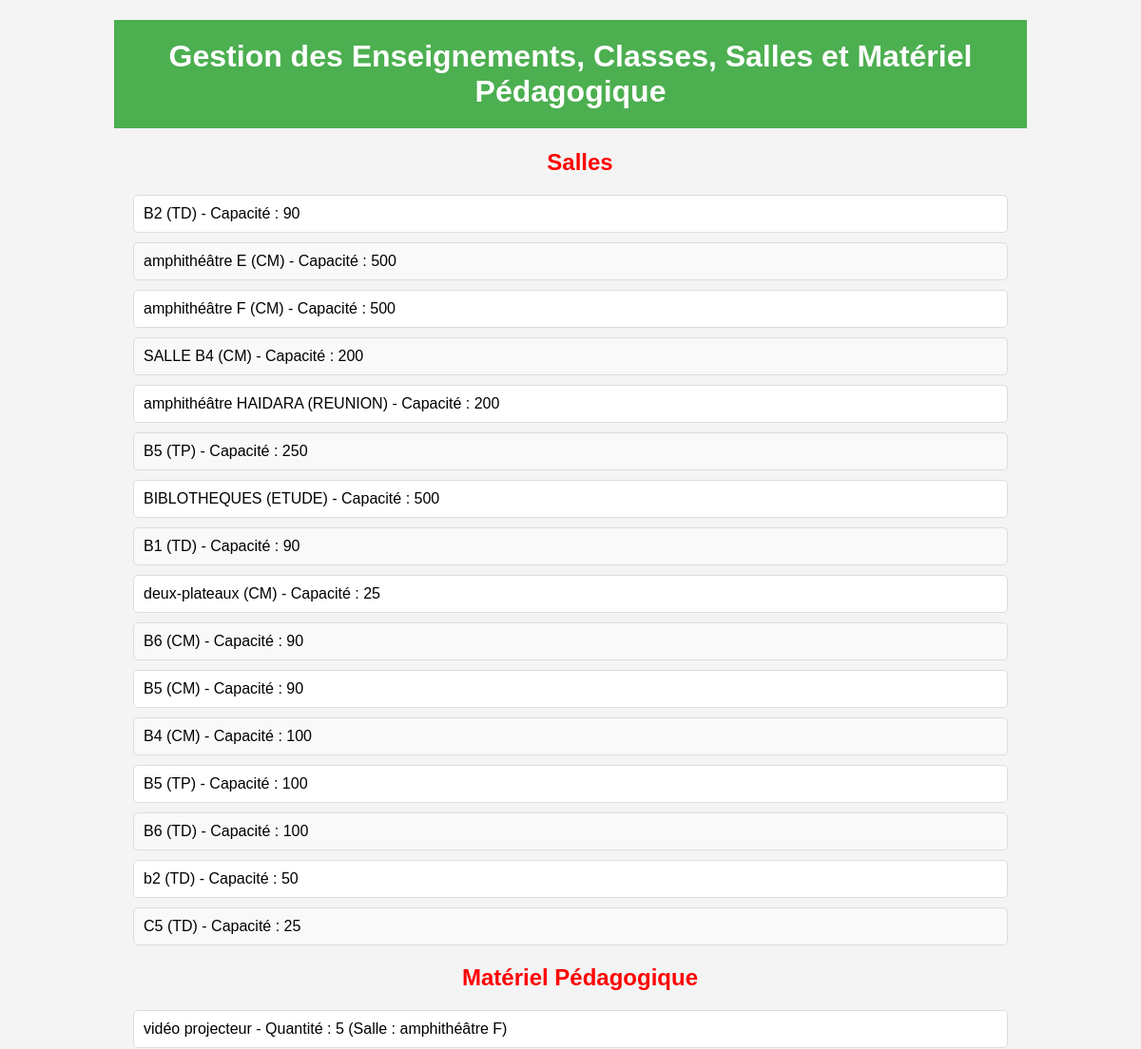
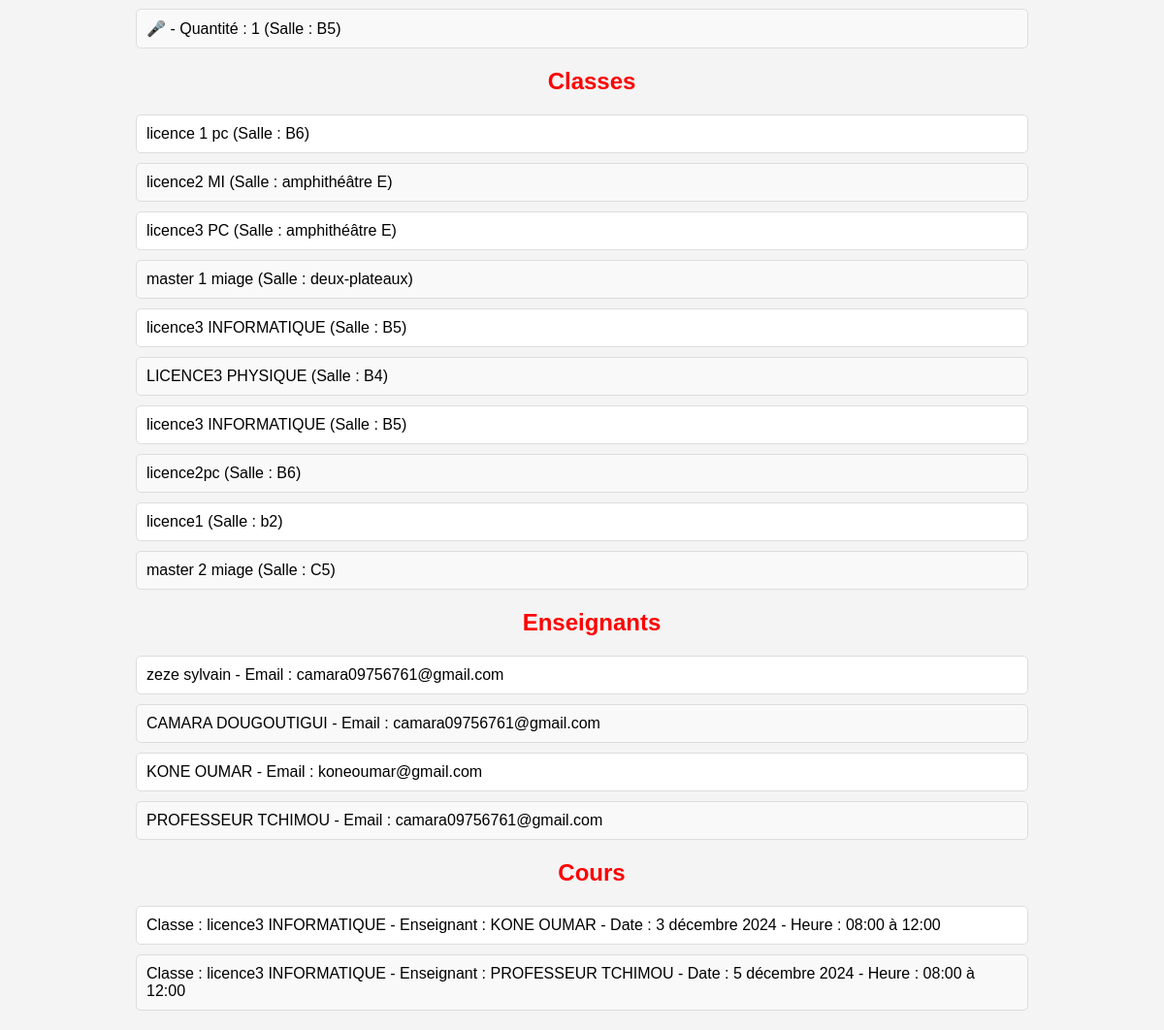
The page / on the database its author committed (2 pictures, top to bottom).
### gestion/models.py (models this page shows)
class Salle(models.Model):
    nom = models.CharField(max_length=100)
    type_salle = models.CharField(max_length=50, choices=[
        ('CM', 'Cours Magistral'),
        ('TD', 'Travaux Dirigés'),
        ('TP', 'Travaux Pratiques'),
        ('REUNION', 'Réunion'),
        ('ETUDE', 'Étude'),
    ])
    capacite = models.IntegerField()

class MaterielPedagogique(models.Model):
    nom = models.CharField(max_length=100)
    quantite = models.IntegerField()
    salle = models.ForeignKey(Salle, on_delete=models.CASCADE)

class Classe(models.Model):
    nom = models.CharField(max_length=100)
    salle = models.ForeignKey(Salle, on_delete=models.CASCADE)

class Enseignant(models.Model):
    nom = models.CharField(max_length=100)
    prenom = models.CharField(max_length=100)
    email = models.EmailField()

class Cours(models.Model):
    classe = models.ForeignKey(Classe, on_delete=models.CASCADE)
    enseignant = models.ForeignKey(Enseignant, on_delete=models.CASCADE)
    date = models.DateField()
    heure_debut = models.TimeField()
    heure_fin = models.TimeField()

### gestion/views.py (the view)
# urls.py: path('', views.index, name='index'),  # Assurez-vous que 'index' est bien défini dans vos vues
def index(request):
    salles = Salle.objects.all()
    materiels = MaterielPedagogique.objects.all()
    classes = Classe.objects.all()
    enseignants = Enseignant.objects.all()
    cours = Cours.objects.all()
    return render(request, 'gestion/index.html', {
        'salles': salles,
        'materiels': materiels,
        'classes': classes,
        'enseignants': enseignants,
        'cours': cours,
    })

### gestion/templates/gestion/index.html (shortened to what this page needs)
{% load static %}
<!DOCTYPE html>
<html>
<head>
    <link rel="stylesheet" type="text/css" href="{% static 'gestion/style.css' %}">
</head>
<body>
    <div class="container">
        <h1>Gestion des Enseignements, Classes, Salles et Matériel Pédagogique</h1>
        <h2>Salles</h2>
        <ul>
            {% for salle in salles %}
                <li>{{ salle.nom }} ({{ salle.type_salle }}) - Capacité : {{ salle.capacite }}</li>
            {% endfor %}
        </ul>
        <h2>Matériel Pédagogique</h2>
        <ul>
            {% for materiel in materiels %}
                <li>{{ materiel.nom }} - Quantité : {{ materiel.quantite }} (Salle : {{ materiel.salle.nom }})</li>
            {% endfor %}
        </ul>
        <h2>Classes</h2>
        <ul>
            {% for classe in classes %}
                <li>{{ classe.nom }} (Salle : {{ classe.salle.nom }})</li>
            {% endfor %}
        </ul>
        <h2>Enseignants</h2>
        <ul>
            {% for enseignant in enseignants %}
                <li>{{ enseignant.nom }} {{ enseignant.prenom }} - Email : {{ enseignant.email }}</li>
            {% endfor %}
        </ul>
        <h2>Cours</h2>
        <ul>
            {% for cours in cours %}
                <li>Classe : {{ cours.classe.nom }} - Enseignant : {{ cours.enseignant.nom }} {{ cours.enseignant.prenom }} - Date : {{ cours.date }} - Heure : {{ cours.heure_debut }} à {{ cours.heure_fin }}</li>
            {% endfor %}
        </ul>
    </div>
</body>
</html>

### gestion/static/gestion/style.css (style rules this page uses)
body { font-family: Arial, sans-serif; background-color: #f4f4f4; margin: 0; padding: 0; }
h1 { background-color: #4CAF50; color: white; padding: 20px; text-align: center; }
h2 { color: RED; margin-left: 20px; text-align: center; }
ul { list-style-type: none; padding: 0; margin: 20px; }
li { background-color: white; margin: 10px 0; padding: 10px; border: 1px solid #ddd; border-radius: 5px; }
li:nth-child(even) { background-color: #f9f9f9; }
.container { width: 80%; margin: auto; overflow: hidden; }

### rows shown on the page
Salle: nom "B2", type_salle "TD", capacite "90"
Salle: nom "amphithéâtre E", type_salle "CM", capacite "500"
Salle: nom "amphithéâtre F", type_salle "CM", capacite "500"
Salle: nom "SALLE B4", type_salle "CM", capacite "200"
Salle: nom "amphithéâtre HAIDARA", type_salle "REUNION", capacite "200"
Salle: nom "B5", type_salle "TP", capacite "250"
Salle: nom "BIBLOTHEQUES", type_salle "ETUDE", capacite "500"
Salle: nom "B1", type_salle "TD", capacite "90"
Salle: nom "deux-plateaux", type_salle "CM", capacite "25"
Salle: nom "B6", type_salle "CM", capacite "90"
Salle: nom "B5", type_salle "CM", capacite "90"
Salle: nom "B4", type_salle "CM", capacite "100"
Salle: nom "B5", type_salle "TP", capacite "100"
Salle: nom "B6", type_salle "TD", capacite "100"
Salle: nom "b2", type_salle "TD", capacite "50"
Salle: nom "C5", type_salle "TD", capacite "25"
MaterielPedagogique: nom "vidéo projecteur", quantite "5", salle.nom "amphithéâtre F"
MaterielPedagogique: nom "🎤", quantite "1", salle.nom "B5"
Classe: nom "licence 1 pc", salle.nom "B6"
Classe: nom "licence2 MI", salle.nom "amphithéâtre E"
Classe: nom "licence3 PC", salle.nom "amphithéâtre E"
Classe: nom "master 1 miage", salle.nom "deux-plateaux"
Classe: nom "licence3 INFORMATIQUE", salle.nom "B5"
Classe: nom "LICENCE3 PHYSIQUE", salle.nom "B4"
Classe: nom "licence3 INFORMATIQUE", salle.nom "B5"
Classe: nom "licence2pc", salle.nom "B6"
Classe: nom "licence1", salle.nom "b2"
Classe: nom "master 2 miage", salle.nom "C5"
Enseignant: nom "zeze", prenom "sylvain", email "camara09756761@gmail.com"
Enseignant: nom "CAMARA", prenom "DOUGOUTIGUI", email "camara09756761@gmail.com"
Enseignant: nom "KONE", prenom "OUMAR", email "koneoumar@gmail.com"
Enseignant: nom "PROFESSEUR", prenom "TCHIMOU", email "camara09756761@gmail.com"
Cours: classe.nom "licence3 INFORMATIQUE", enseignant.nom "KONE", enseignant.prenom "OUMAR", date "3 décembre 2024", heure_debut "08:00", heure_fin "12:00"
Cours: classe.nom "licence3 INFORMATIQUE", enseignant.nom "PROFESSEUR", enseignant.prenom "TCHIMOU", date "5 décembre 2024", heure_debut "08:00", heure_fin "12:00"
